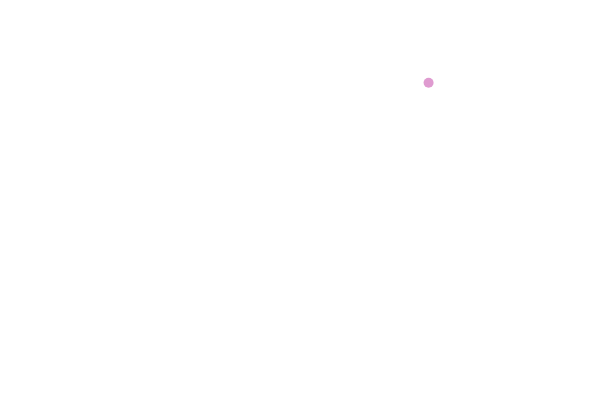
Frame 1 (no input)
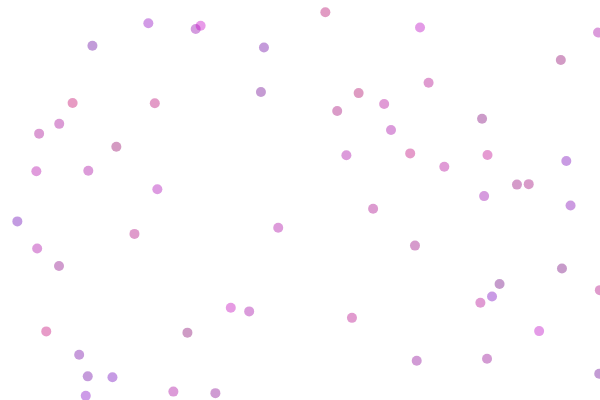
Frame 60 (no input)
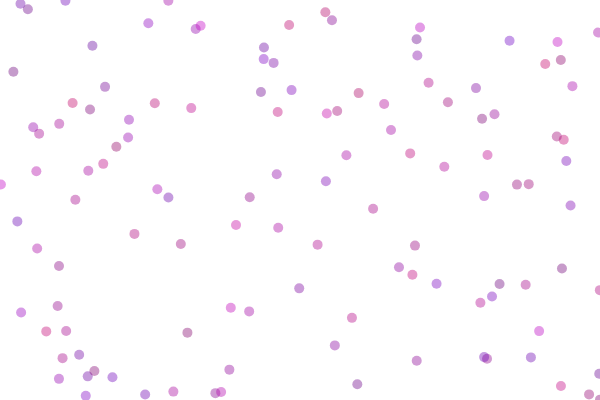
Frame 120 (the mouse pressed at the canvas centre since frame 60)

The p5.js sketch that drew these frames (run headless with seeded random() and noise() and a simulated clock; from frame 60 on, the mouse is pressed at the canvas centre):

// p5.js sketch
// ── sketch.js
var spot = {
    x : 100,
    y : 50
};
  
var col = {
    r : 100,
    g : 0,
    b : 50
};
  
function setup() {
    createCanvas(600, 400);
    background(255);
}
  
function draw() {
    spot.x = random(0, width);
    spot.y = random(0, height);
    
    col.r = random(100, 199);
    col.b = random(100, 199);
  
    fill(col.r, col.g, col.b, 100);
    noStroke();
    ellipse(spot.x, spot.y, 10, 10);
}
